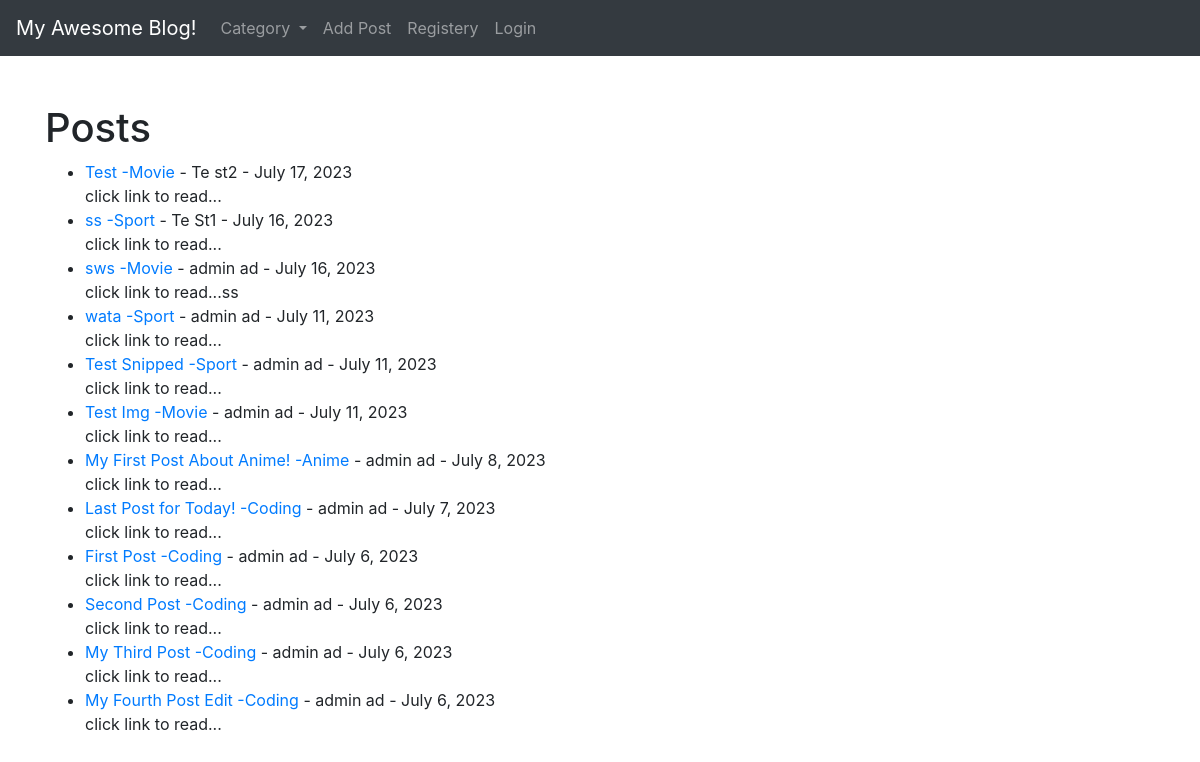
The page / on the database its author committed.
### blog/models.py (models this page shows, shortened)
class Post(models.Model):
    title = models.CharField(max_length=225)
    title_tag = models.CharField(max_length=225)
    header_image = models.ImageField(null=True, blank=True, upload_to="images/")
    author = models.ForeignKey(User, on_delete=models.CASCADE)
    body = RichTextField(blank=True,null=True)
    snipped = models.CharField(max_length=225,default='click link to read...')
    post_date = models.DateField(auto_now_add=True)
    category = models.CharField(max_length=225)
    likes = models.ManyToManyField(User, related_name='blog_posts')

### blog/views.py (the view)
# urls.py: path('',views.HomeView.as_view(),name="home"),
class HomeView(ListView):
    model = Post
    template_name = 'home/home1.html'
    ordering = ['-post_date']
    def get_context_data(self, *args, **kwargs):
        cat_menu = Category.objects.all()
        context = super(HomeView,self).get_context_data(*args, **kwargs)
        context['cat_menu']=cat_menu
        return context

### blog/models.py (called while the page is built)
    def __str__(self):
        return self.name

### templates/home/home1.html (shortened to what this page needs)
{% extends 'home/base.html' %}
{% block content %}
    <h1>Posts</h1>
        <ul>
        {% for post in object_list %}
        <li><a href="{% url 'article-details' post.pk %}">{{post.title}}</a>
            <a href="{% url 'category' post.category %}">-{{post.category}}</a>
            - {{post.author.first_name}} {{post.author.last_name}} -
            {{post.post_date}}
            <br>
            {{post.snipped}}
       </li>
    {% endfor %}
    </ul>
{% endblock %}

### rows shown on the page
Post: title "Test", category "Movie", author.first_name "Te", author.last_name "st2", post_date "July 17, 2023", snipped "click link to read..."
Post: title "ss", category "Sport", author.first_name "Te", author.last_name "St1", post_date "July 16, 2023", snipped "click link to read..."
Post: title "sws", category "Movie", author.first_name "admin", author.last_name "ad", post_date "July 16, 2023", snipped "click link to read...ss"
Post: title "wata", category "Sport", author.first_name "admin", author.last_name "ad", post_date "July 11, 2023", snipped "click link to read..."
Post: title "Test Snipped", category "Sport", author.first_name "admin", author.last_name "ad", post_date "July 11, 2023", snipped "click link to read..."
Post: title "Test Img", category "Movie", author.first_name "admin", author.last_name "ad", post_date "July 11, 2023", snipped "click link to read..."
Post: title "My First Post About Anime!", category "Anime", author.first_name "admin", author.last_name "ad", post_date "July 8, 2023", snipped "click link to read..."
Post: title "Last Post for Today!", category "Coding", author.first_name "admin", author.last_name "ad", post_date "July 7, 2023", snipped "click link to read..."
Post: title "First Post", category "Coding", author.first_name "admin", author.last_name "ad", post_date "July 6, 2023", snipped "click link to read..."
Post: title "Second Post", category "Coding", author.first_name "admin", author.last_name "ad", post_date "July 6, 2023", snipped "click link to read..."
Post: title "My Third Post", category "Coding", author.first_name "admin", author.last_name "ad", post_date "July 6, 2023", snipped "click link to read..."
Post: title "My Fourth Post Edit", category "Coding", author.first_name "admin", author.last_name "ad", post_date "July 6, 2023", snipped "click link to read..."
